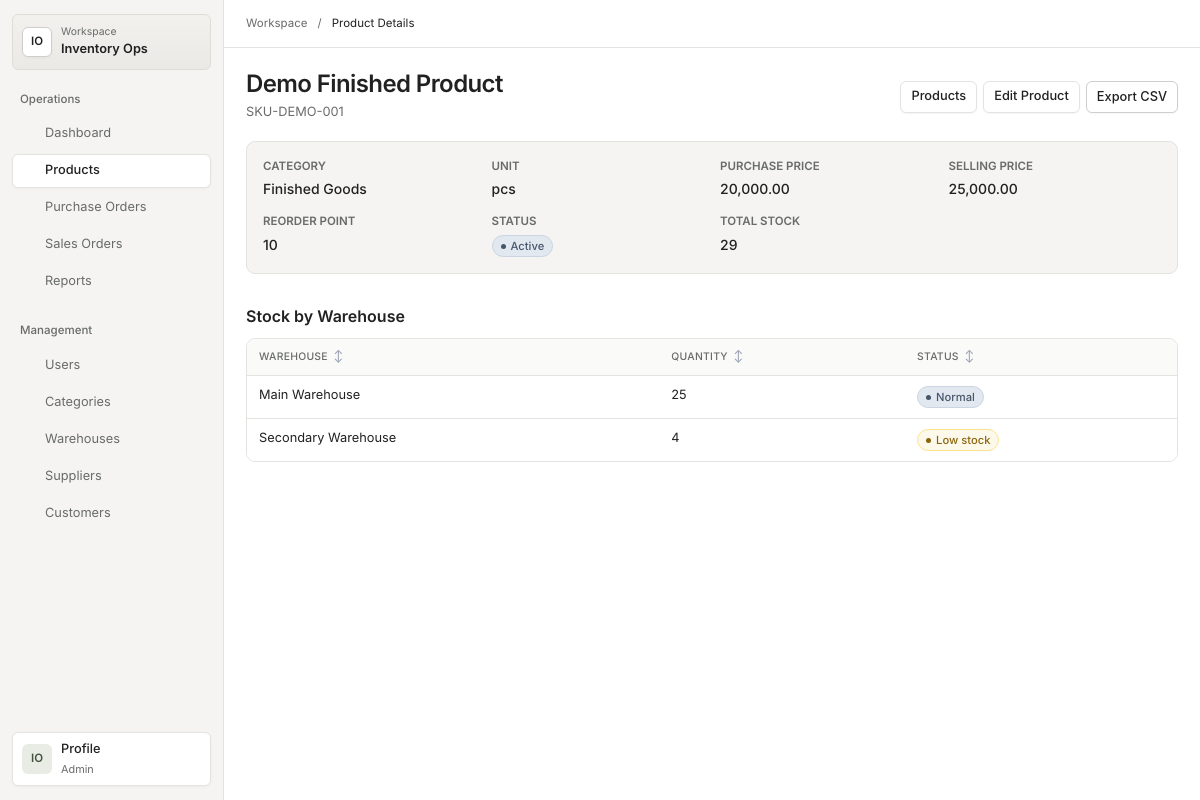
Screenshot of /products/show?id=1 (signed in) with the database file from the repository.
### tables this page shows
CREATE TABLE IF NOT EXISTS products (
    id INT UNSIGNED AUTO_INCREMENT PRIMARY KEY,
    category_id INT UNSIGNED NOT NULL,
    sku VARCHAR(80) NOT NULL,
    name VARCHAR(160) NOT NULL,
    unit VARCHAR(30) NOT NULL,
    purchase_price DECIMAL(14,2) NOT NULL DEFAULT 0.00,
    selling_price DECIMAL(14,2) NOT NULL DEFAULT 0.00,
    price DECIMAL(14,2) NOT NULL DEFAULT 0.00,
    reorder_point INT UNSIGNED NOT NULL DEFAULT 0,
    is_active TINYINT(1) NOT NULL DEFAULT 1,
    created_at TIMESTAMP NOT NULL DEFAULT CURRENT_TIMESTAMP,
    updated_at TIMESTAMP NOT NULL DEFAULT CURRENT_TIMESTAMP ON UPDATE CURRENT_TIMESTAMP,
    UNIQUE KEY uq_products_sku (sku),
    KEY idx_products_category_active (category_id, is_active),
    KEY idx_products_name (name),
    CONSTRAINT fk_products_category FOREIGN KEY (category_id) REFERENCES categories (id),
    CONSTRAINT chk_products_purchase_price_non_negative CHECK (purchase_price >= 0),
    CONSTRAINT chk_products_selling_price_non_negative CHECK (selling_price >= 0),
    CONSTRAINT chk_products_price_non_negative CHECK (price >= 0),
    CONSTRAINT chk_products_reorder_non_negative CHECK (reorder_point >= 0)
);

CREATE TABLE IF NOT EXISTS categories (
    id INT UNSIGNED AUTO_INCREMENT PRIMARY KEY,
    name VARCHAR(120) NOT NULL,
    description VARCHAR(255) NOT NULL DEFAULT '',
    is_active TINYINT(1) NOT NULL DEFAULT 1,
    created_at TIMESTAMP NOT NULL DEFAULT CURRENT_TIMESTAMP,
    updated_at TIMESTAMP NOT NULL DEFAULT CURRENT_TIMESTAMP ON UPDATE CURRENT_TIMESTAMP,
    UNIQUE KEY uq_categories_name (name),
    KEY idx_categories_active (is_active)
);

CREATE TABLE IF NOT EXISTS product_stocks (
    product_id INT UNSIGNED NOT NULL,
    warehouse_id INT UNSIGNED NOT NULL,
    quantity INT UNSIGNED NOT NULL DEFAULT 0,
    updated_at TIMESTAMP NOT NULL DEFAULT CURRENT_TIMESTAMP ON UPDATE CURRENT_TIMESTAMP,
    PRIMARY KEY (product_id, warehouse_id),
    UNIQUE KEY uq_product_stocks_product_warehouse (product_id, warehouse_id),
    KEY idx_product_stocks_warehouse (warehouse_id),
    CONSTRAINT fk_product_stocks_product FOREIGN KEY (product_id) REFERENCES products (id),
    CONSTRAINT fk_product_stocks_warehouse FOREIGN KEY (warehouse_id) REFERENCES warehouses (id),
    CONSTRAINT chk_product_stocks_quantity_non_negative CHECK (quantity >= 0)
);

CREATE TABLE IF NOT EXISTS warehouses (
    id INT UNSIGNED AUTO_INCREMENT PRIMARY KEY,
    name VARCHAR(120) NOT NULL,
    location VARCHAR(190) NOT NULL DEFAULT '',
    is_active TINYINT(1) NOT NULL DEFAULT 1,
    created_at TIMESTAMP NOT NULL DEFAULT CURRENT_TIMESTAMP,
    updated_at TIMESTAMP NOT NULL DEFAULT CURRENT_TIMESTAMP ON UPDATE CURRENT_TIMESTAMP,
    UNIQUE KEY uq_warehouses_name (name),
    KEY idx_warehouses_active (is_active)
);

### views/products/show.php (the view, shortened to what the rows shown need)
<!doctype html>
<html lang="en">
<head>
    <link rel="stylesheet" href="/assets/css/app.css">
</head>
<body>
    <?php $workspaceTitle = 'Product Details'; require dirname(__DIR__) . '/partials/workspace-start.php'; ?>
    <main class="page" id="main-content">
        <header class="page-header">
            <div><h1><?= htmlspecialchars($product->name(), ENT_QUOTES, 'UTF-8') ?></h1><p class="page-subtitle"><?= htmlspecialchars($product->sku(), ENT_QUOTES, 'UTF-8') ?></p></div>
        </header>
        <dl class="detail-summary" aria-label="Product details">
            <div><dt>Category</dt><dd><?= htmlspecialchars($category?->name() ?? 'Unavailable', ENT_QUOTES, 'UTF-8') ?></dd></div>
            <div><dt>Unit</dt><dd><?= htmlspecialchars($product->unit(), ENT_QUOTES, 'UTF-8') ?></dd></div>
            <div><dt>Purchase Price</dt><dd><?= number_format($product->purchasePrice(), 2) ?></dd></div>
            <div><dt>Selling Price</dt><dd><?= number_format($product->sellingPrice(), 2) ?></dd></div>
            <div><dt>Reorder Point</dt><dd><?= $product->reorderPoint() ?></dd></div>
        </dl>
        <h2>Stock by Warehouse</h2>
        <div class="table-scroll" role="region" aria-label="Product stock table" tabindex="0">
            <table class="data-table">
                <thead><tr><th>Warehouse</th><th>Quantity</th><th>Status</th></tr></thead>
                <tbody>
                <?php foreach ($stocks as $stock): ?><tr><td><?= htmlspecialchars($stock->warehouseName(), ENT_QUOTES, 'UTF-8') ?></td><td><?= $stock->quantity() ?></td><td><span class="status-badge <?= $stock->isLowStock() ? 'stock-low' : 'status-normal' ?>"><?= $stock->isLowStock() ? 'Low stock' : 'Normal' ?></span></td></tr><?php endforeach; ?>
                </tbody>
            </table>
        </div>
    </main>
    <?php require dirname(__DIR__) . '/partials/workspace-end.php'; ?>
</body>
</html>

### rows the page displays
products: name "Demo Finished Product", sku "SKU-DEMO-001", unit "pcs", purchase_price "20,000.00", selling_price "25,000.00", reorder_point "10"
categories: name "Finished Goods"
product_stocks: warehouse.name "Main Warehouse", quantity "25", shows "Normal"
product_stocks: warehouse.name "Secondary Warehouse", quantity "4", shows "Low stock"

### other values shown
$workspaceGroup "Operations"
$workspaceLabel "Dashboard"
$workspaceLabel "Products"
$workspaceLabel "Purchase Orders"
$workspaceLabel "Sales Orders"
$workspaceLabel "Reports"
$workspaceGroup "Management"
$workspaceLabel "Users"
$workspaceLabel "Categories"
$workspaceLabel "Warehouses"
$workspaceLabel "Suppliers"
$workspaceLabel "Customers"
$workspaceTitle "Product Details"
